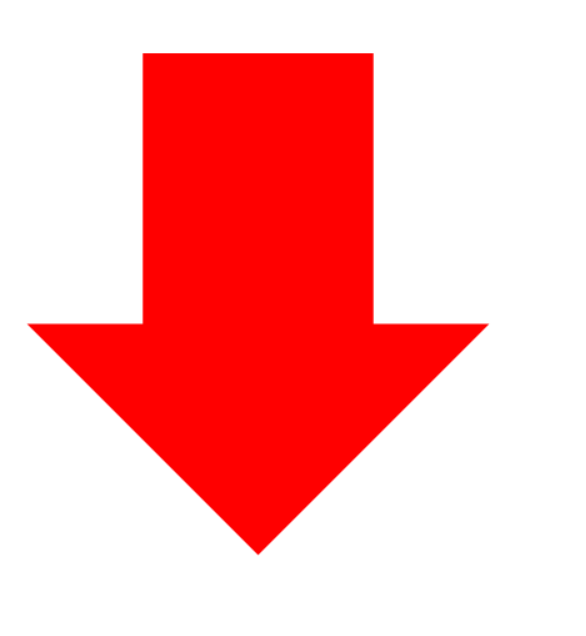
#> input picture resources/down.PNG, 586 x 636 px
$ python strelochki.py
#> lines starting #> are read from the running program, lines starting #| are printed output that depends on the picture; after the words box and inside, x2 and y2 are one past the last pixel; in counts of white or black regions, pixels touching at a corner belong together
import numpy as np
import cv2 as cv

img = "resources/down.PNG"  # картинка
img = cv.imread(img)
#> img is the input picture: shape (636, 586, 3); mean B, G, R 175.7, 175.7, 255


def find_lines(img):
    gray = cv.cvtColor(img, cv.COLOR_BGR2GRAY)  #перевод картинки в оттенки серого для передачи в canny
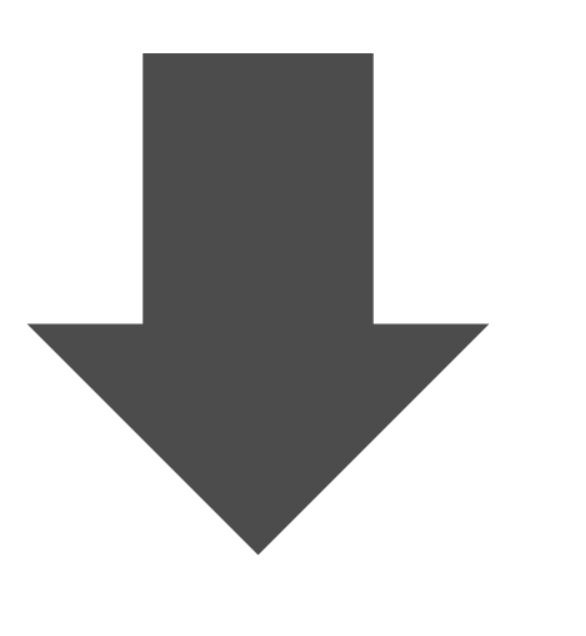
#> gray: shape (636, 586); min 76, max 255, mean 199.4
    canny = cv.Canny(gray, 50, 50)  # рисуем все контуры которые нашли
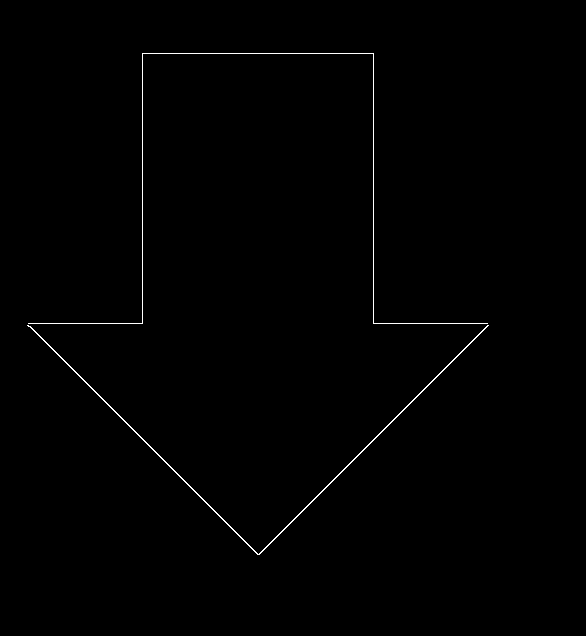
#> canny: shape (636, 586); 0.52% white in thin lines or dots, all inside (x1, y1, x2, y2) = (27, 53, 489, 555)
    lines = cv.HoughLinesP(canny, rho=1, theta=1*np.pi/180, threshold=50, minLineLength=50, maxLineGap=50)  # все найденные контуры разделяем на линии
#> lines = [[373, 323, 373, 53], [142, 323, 142, 53], [28, 323, 141, 323], [259, 554, 488, 325], [258, 554, 487, 325], [28, 325, 257, 554], [143, 53, 372, 53], [30, 326, 257, 553], [428, 323, 484, 323]]
    N = lines.shape[0]
#> N = 9
    for i in range(N):
        x1 = lines[i][0][0]
        y1 = lines[i][0][1]
        x2 = lines[i][0][2]
        y2 = lines[i][0][3]
        if x1 == x2:  # отсекаем все горизонтальные и вертикальные линии
            pass
        elif y1 == y2:
            pass
        else:
            cv.line(img,(x1,y1),(x2,y2),(0,0,0),2)  #рисуем линии острия стрелки
#> this loop made 9 passes
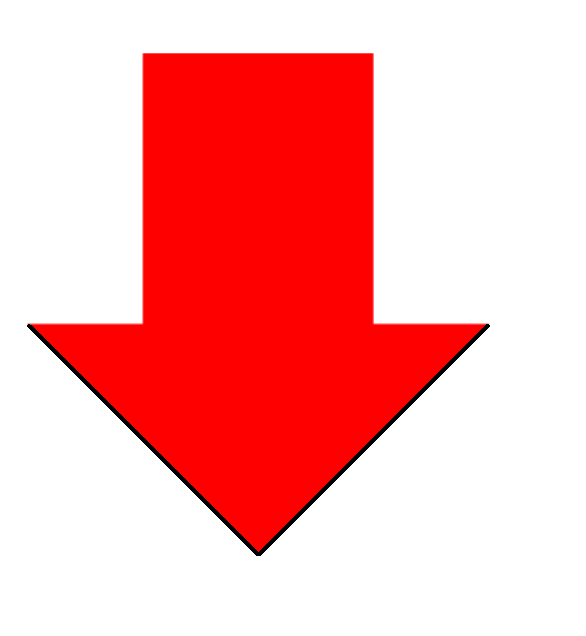
#> img: shape (636, 586, 3); 0.74% of pixels changed, all inside (x1, y1, x2, y2) = (27, 324, 490, 556)


def search_corner(img):

    hsv = cv.cvtColor(img, cv.COLOR_BGR2HSV)
#> hsv: shape (636, 586, 3); mean H, S, V 0, 78.3, 253.1
    (_ret, threshold) = cv.threshold(hsv[:,:,1], 90, 255, cv.THRESH_OTSU)
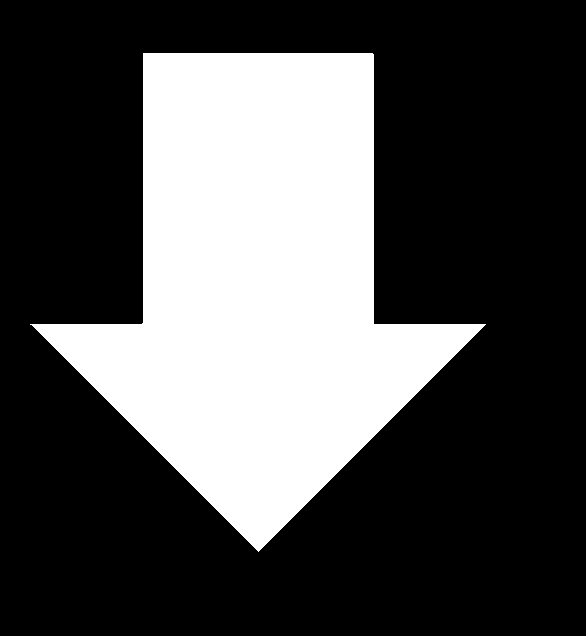
#> threshold: shape (636, 586); 30.7% white; 1 white region, box (x1, y1, x2, y2) and area: (30, 53, 486, 552) 114586
    dist = cv.distanceTransform(threshold, cv.DIST_L2, cv.DIST_MASK_PRECISE)  # заменяем значение каждого пикселя его ростоянием до ближайщего пикселя фона
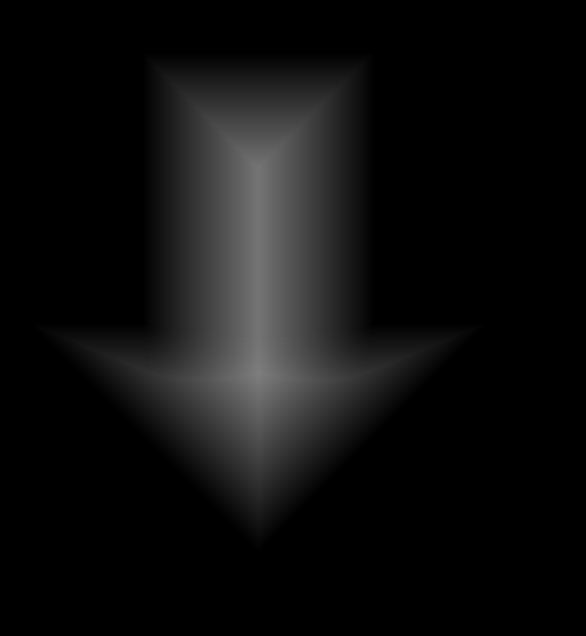
#> dist: shape (636, 586) float32; min 0, max 126.3, mean 14.5
    idx = np.argmax(dist)
#> idx = 218836
    y,x = np.unravel_index(idx, dist.shape)
#> y = 373; x = 258
    M = cv.moments(threshold)
#> M = moments, m00 29219430, centre m10/m00, m01/m00 = (258, 284)
    cX = int(M["m10"] / M["m00"])
#> cX = 257
    cY = int(M["m01"] / M["m00"])
#> cY = 283
    a = (180*np.arctan2(x-cX, y-cY)/np.pi)  #поиск угла соединения двух линий
#> a = 0.637

    if 179 < a < 181:
        print("вверх")
    elif -1 < a < 1:
        print("вниз")
    elif -89 > a > -91:
        print("влево")
    elif 89 < a < 91:
        print("вправо")
    else:
        pass

find_lines(img)
search_corner(img)


cv.imshow('orig', img)
cv.waitKey()
cv.destroyAllWindows()

$ run again, with resources/levo1.PNG copied over resources/down.PNG
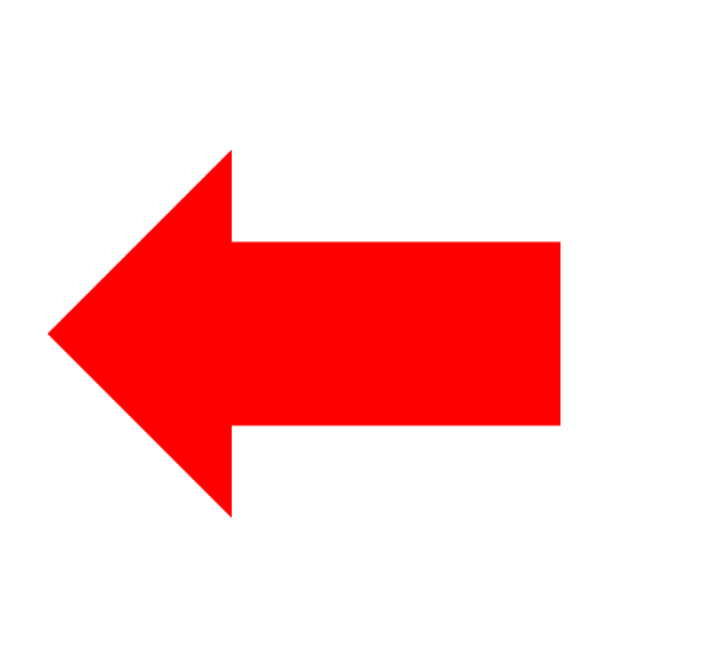
#> input picture resources/levo1.PNG, 717 x 650 px
#> img is the input picture: shape (650, 717, 3); mean B, G, R 203.4, 203.4, 255
#> in find_lines, `canny = cv.Canny(gray, 50, 50)`:
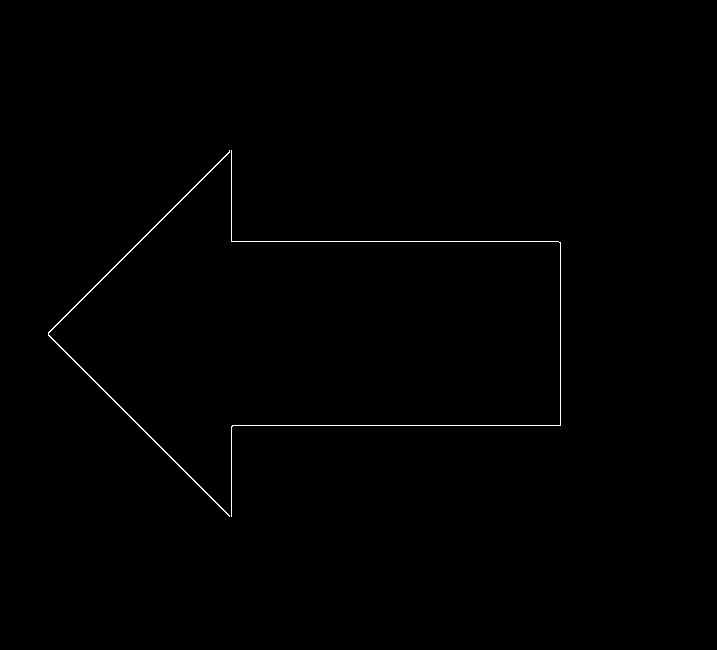
#> canny: shape (650, 717); 0.38% white in thin lines or dots, all inside (x1, y1, x2, y2) = (48, 150, 561, 517)
#> lines = [[48, 333, 231, 150], [232, 425, 560, 425], [231, 241, 558, 241], [231, 240, 231, 151], [48, 335, 229, 516], [560, 424, 560, 242], [48, 334, 229, 515]]
#> the loop in find_lines, `for i in range(N):` made 7 passes
#> hsv: shape (650, 717, 3); mean H, S, V 0, 51, 253.9
#> threshold: shape (650, 717); 20.1% white; 1 white region, box (x1, y1, x2, y2) and area: (51, 153, 561, 517) 93477
#> in search_corner, `dist = cv.distanceTransform(threshold, cv.DIST_L2, cv.DIST_MASK_PRECISE)`:
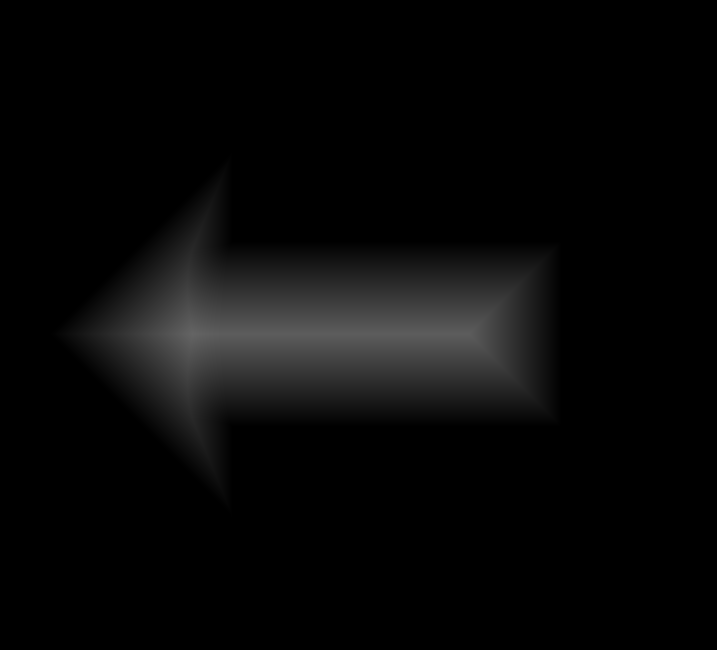
#> dist: shape (650, 717) float32; min 0, max 100.3, mean 7.9
#> idx = 238953
#> y = 333; x = 192
#> M = moments, m00 23836635, centre m10/m00, m01/m00 = (316.7, 333.5)
#> cX = 316
#> cY = 333
#> a = -90

$ run again, with resources/pravo1.PNG copied over resources/down.PNG
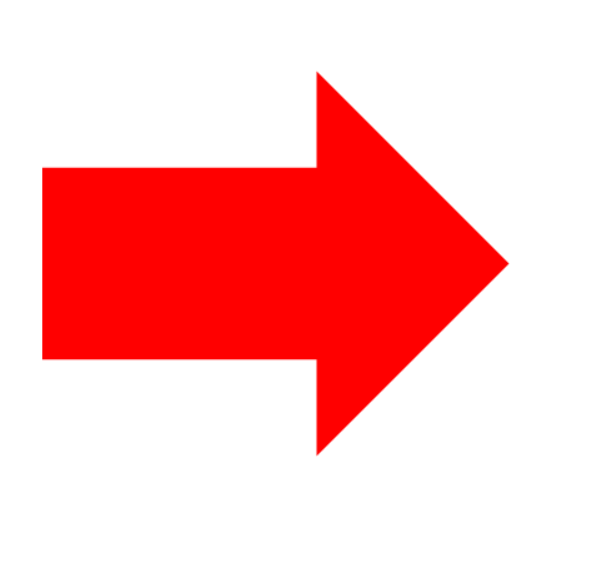
#> input picture resources/pravo1.PNG, 612 x 581 px
#> img is the input picture: shape (581, 612, 3); mean B, G, R 190.7, 190.7, 255
#> in find_lines, `canny = cv.Canny(gray, 50, 50)`:
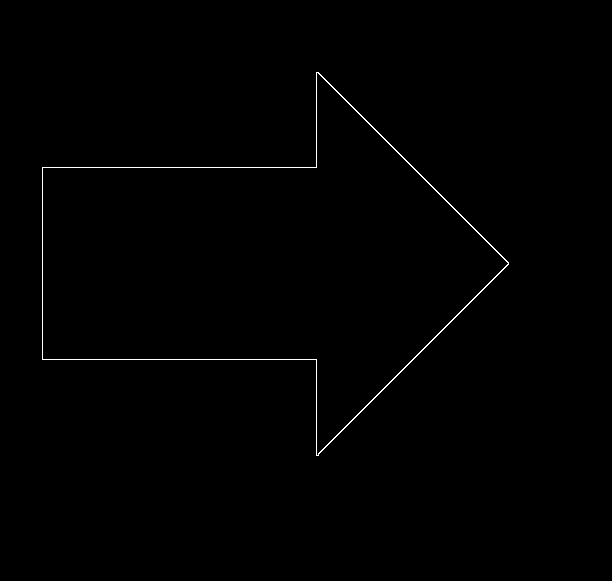
#> canny: shape (581, 612); 0.48% white in thin lines or dots, all inside (x1, y1, x2, y2) = (42, 72, 509, 456)
#> lines = [[42, 167, 316, 167], [42, 359, 316, 359], [316, 166, 316, 72], [317, 455, 508, 264], [316, 455, 508, 263], [318, 72, 508, 262], [317, 72, 507, 262], [42, 358, 42, 168], [316, 429, 316, 373]]
#> the loop in find_lines, `for i in range(N):` made 9 passes
#> hsv: shape (581, 612, 3); mean H, S, V 0, 63.5, 253.3
#> threshold: shape (581, 612); 24.8% white; 1 white region, box (x1, y1, x2, y2) and area: (42, 75, 506, 452) 88250
#> in search_corner, `dist = cv.distanceTransform(threshold, cv.DIST_L2, cv.DIST_MASK_PRECISE)`:
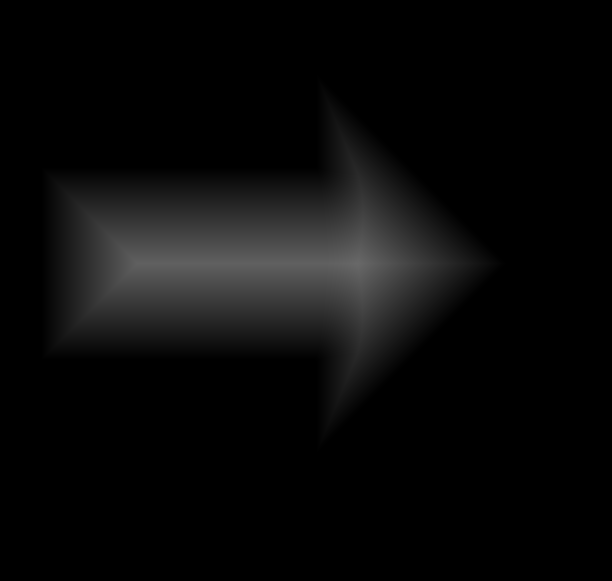
#> dist: shape (581, 612) float32; min 0, max 104.8, mean 9.9
#> idx = 161313
#> y = 263; x = 357
#> M = moments, m00 22503750, centre m10/m00, m01/m00 = (260.2, 263)
#> cX = 260
#> cY = 263
#> a = 90

$ run again, with resources/up.PNG copied over resources/down.PNG
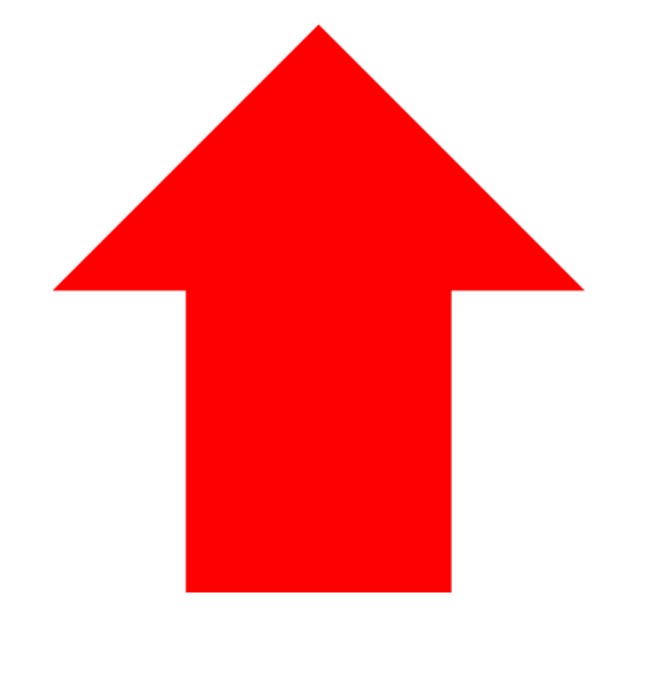
#> input picture resources/up.PNG, 650 x 692 px
#> img is the input picture: shape (692, 650, 3); mean B, G, R 169.4, 169.4, 255
#> in find_lines, `canny = cv.Canny(gray, 50, 50)`:
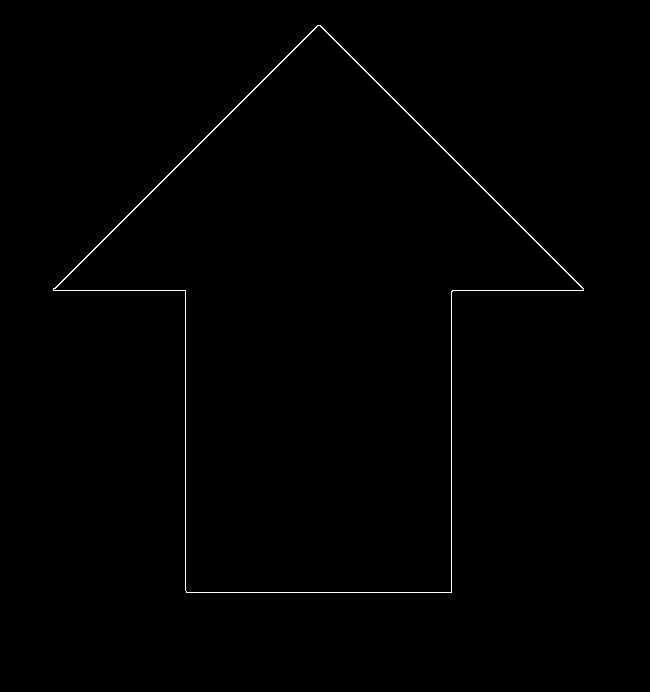
#> canny: shape (692, 650); 0.49% white in thin lines or dots, all inside (x1, y1, x2, y2) = (53, 25, 584, 593)
#> lines = [[451, 592, 451, 291], [185, 590, 185, 290], [53, 289, 317, 25], [452, 290, 583, 290], [53, 290, 318, 25], [320, 25, 583, 288], [319, 25, 583, 289], [186, 592, 450, 592], [87, 290, 143, 290]]
#> the loop in find_lines, `for i in range(N):` made 9 passes
#> hsv: shape (692, 650, 3); mean H, S, V 0, 84.7, 253.2
#> threshold: shape (692, 650); 33.3% white; 1 white region, box (x1, y1, x2, y2) and area: (56, 28, 582, 593) 149761
#> in search_corner, `dist = cv.distanceTransform(threshold, cv.DIST_L2, cv.DIST_MASK_PRECISE)`:
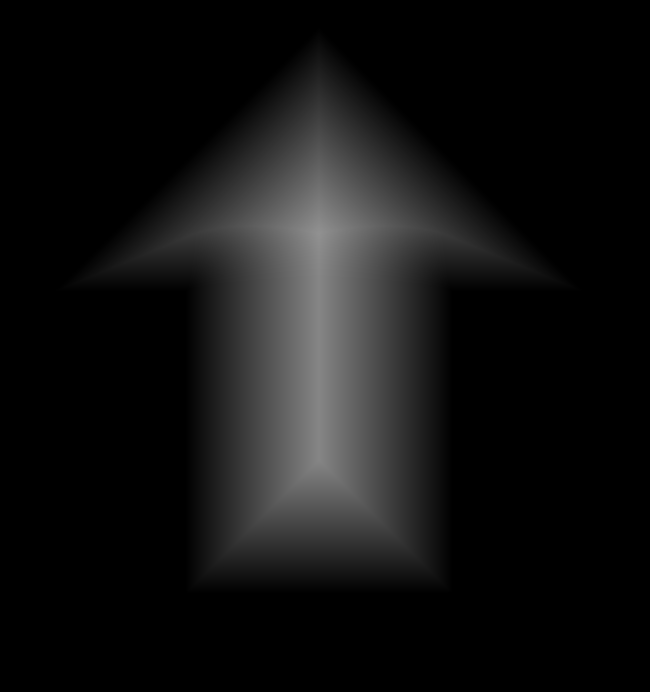
#> dist: shape (692, 650) float32; min 0, max 145.1, mean 17.9
#> idx = 151768
#> y = 233; x = 318
#> M = moments, m00 38189055, centre m10/m00, m01/m00 = (318.5, 330.8)
#> cX = 318
#> cY = 330
#> a = 180
